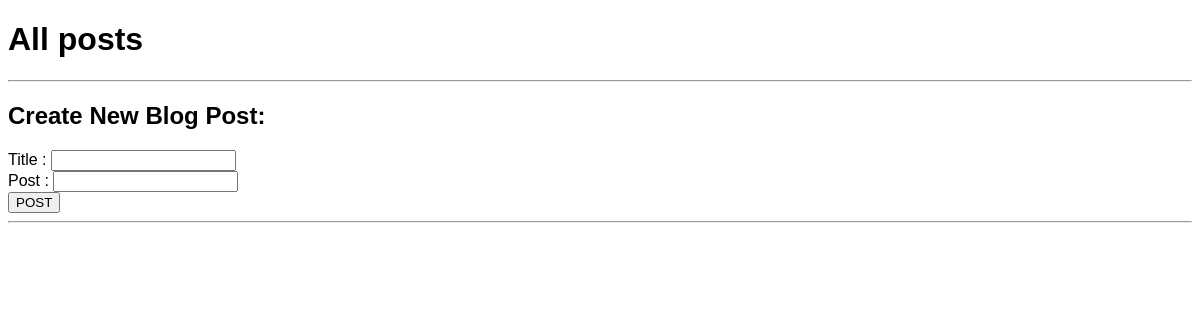
Page /posts on the earlier database version.
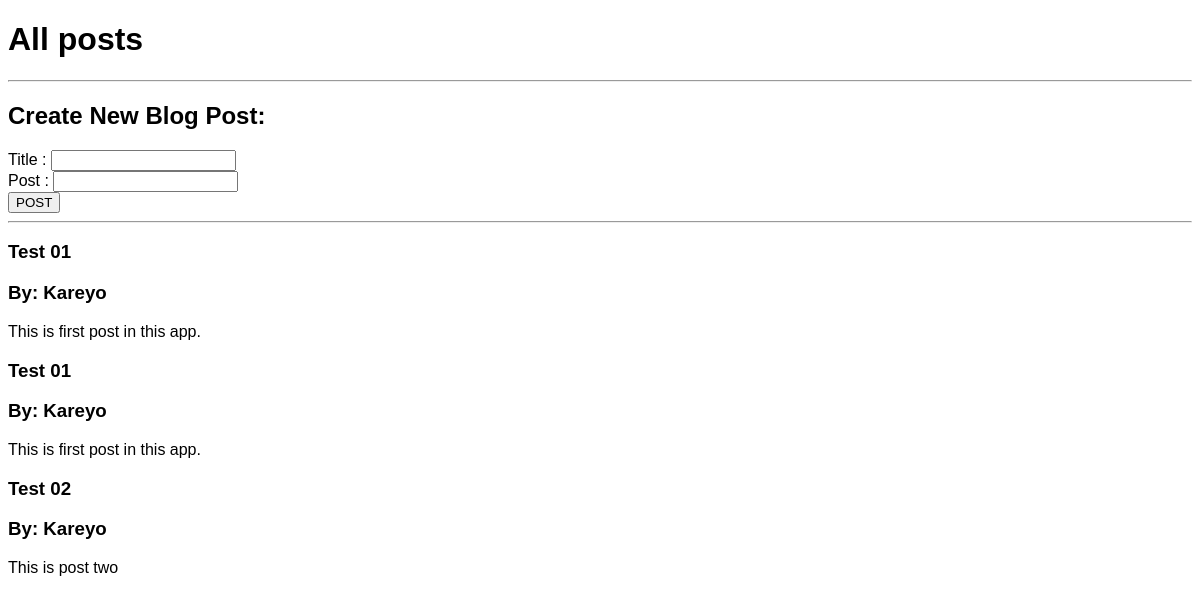
Same page on the later database version.
### app.py (models this page shows, shortened)
class BlogPost(db.Model):
    id = db.Column(db.Integer, primary_key=True)
    title = db.Column(db.String(100), nullable=False)
    content = db.Column(db.Text, nullable=False)
    author = db.Column(db.String(20), nullable=False, default='N/A')
    date_posted = db.Column(db.DateTime, nullable=False, default=datetime.utcnow)

### app.py (the view)
@app.route('/posts', methods=['GET', 'POST'])
def posts():
    if request.method == 'POST':
        print('if is running')
        post_title = request.form['title']
        post_content = request.form['content']
        new_post = BlogPost(title=post_title, content=post_content, author='Kareyo')   # creating postst from inputs to save in db
        db.session.add(new_post)
        db.session.commit()
        return redirect('/posts')
    else:
        all_posts = BlogPost.query.order_by(BlogPost.date_posted).all()   # reading posts form db
        print('else is running')
        return render_template('posts.html', posts=all_posts)   # sending to front-end

### templates/posts.html (shortened to what this page needs)
{% extends 'base.html' %}
{% block body %}
<h1>All posts</h1>
    <hr>
    <h2>Create New Blog Post:</h2>
    <form action="/posts" method="POST">
        Title : <input type="text" name="title" id="title">
        <br>
        Post : <input type="text" name="content" id="content">
        <br>
        <input type="submit" value="POST">
    </form>
    <hr>
    {% for post in posts %}
        <h3>{{ post.title }}</h3>
        {% if post.author %}
            <h3>By: {{ post.author }}</h3>
        {% else %}
            <h3>By: N/A</h3>
        {% endif %}
        <p>{{post.content}}</p>
    {% endfor %}
{% endblock %}

### templates/base.html (shortened to what this page needs)
<!DOCTYPE html>
<html lang="en">
<head>
    <link rel="stylesheet" href="{{ url_for('static', filename='css/main.css') }}">
</head>
<body>
    {% block body %} {% endblock %}
</body>
</html>

### static/css/main.css (style rules this page uses)
body { font-family: Helvetica; }

Differences in the rows shown:
added BlogPost: title "Test 01", author "Kareyo", content "This is first post in this app."
added BlogPost: title "Test 01", author "Kareyo", content "This is first post in this app."
added BlogPost: title "Test 02", author "Kareyo", content "This is post two"
